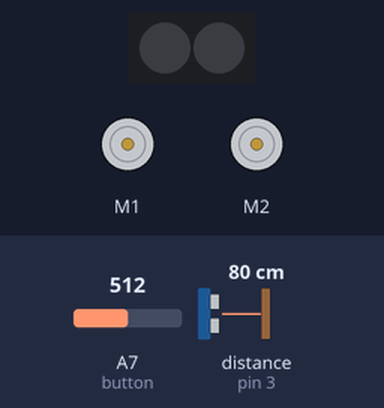
Bench run of a sketch on a simulated Arduino Nano, built with avr-gcc and run on an emulated ATmega328P. Shown: 2 RGB LEDs in strip order, left to right, 2 × DC motor (green arrow = forward, orange = backward, longer = faster). The inputs (shaded band) are chosen by the test bench; at power-on: A7 (button) = 512, distance to the obstacle (sensor on pin 3) 80 cm.

Above: at 0.8 s.
0.9 s: A7 (button) set to 12
2.4 s: A7 (button) set to 9
At 3.3 s:
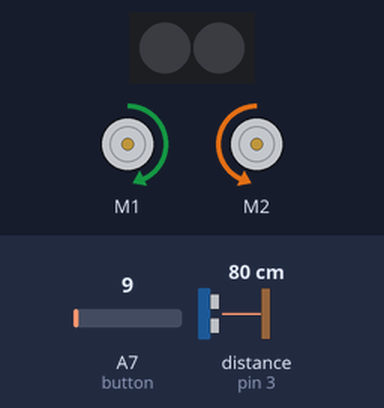
Timing chart, 0 to 5.4 s (numbered marks = the images above; inputs shaded):
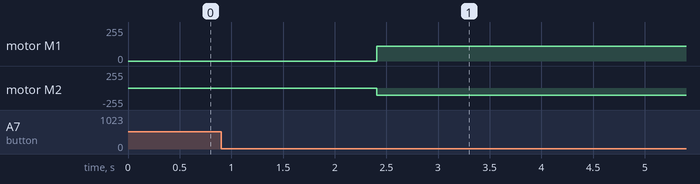

Measured:
- the behaviour switches between 11 and 10 on A7 (button) (found by bisection; images 0 and 1)
- after the input at 0.9 s, every drawn part: stays the same
- after the input at 2.4 s, motor M1: stopped → forward 112/255 at once; motor M2: stopped → backward 112/255 at once

The sketch:

LineFollowerColinM.ino
```cpp
/*
    LineFollower Program
    Colin Mettler
*/

#include <Arduino.h>
#include <Wire.h>
#include <SoftwareSerial.h>
#include <MeMCore.h>

MeDCMotor motor_9(9); // Motor Pin
MeDCMotor motor_10(10); // Motor Pin
double angle_rad = PI / 180.0;
double angle_deg = 180.0 / PI;
MeLineFollower linefollower_2(2); // Define linefollower sensor for use
MeRGBLed rgbled_7(7, 7==7?2:4);
MeBuzzer buzzer;
MeUltrasonicSensor ultrasonic_3(3);
MeLightSensor lightsensor_6(6);
int speed = 150;

void move(int direction, int speed) {
  int leftSpeed;
  int rightSpeed;
  if (speed > 0) {
    rgbled_7.setColor(0,0,0,0);
    rgbled_7.show();
  }
  if (direction == 0) { // line sensor reads 0, turn back
    leftSpeed = -(3 * speed) / 4;
    rightSpeed = -(3 * speed) / 4;
  } else if (direction == 1) { // line sensor reads 1, turn right
    leftSpeed = speed;
    rightSpeed = -speed / 2;
  } else if (direction == 2) { // line sensor reads 2, turn left
    leftSpeed = -speed / 2;
    rightSpeed = speed;
  } else if (direction == 3) { // line sensor reads 3, move forward
    leftSpeed = speed;
    rightSpeed = speed;
  }
  motor_9.run((9) == M1 ? -(leftSpeed) : (leftSpeed));
  motor_10.run((10) == M1 ? -(rightSpeed) : (rightSpeed));
}

void setup() {
  pinMode(A7, INPUT);
  while (!((0 ^ (analogRead(A7) > 10 ? 0 : 1)))) // wait until onboard button is pressed to start program
  {
    _loop();
  }
}

void loop() {
  int dist = ultrasonic_3.distanceCm();
  if (dist < 25) {
    buzzer.tone(262, 500);
    delay(20);
  }
  if (dist < 15) {
    rgbled_7.setColor(0,255,0,0);
    rgbled_7.show();
    move(0, 0);
  } else {
    move(linefollower_2.readSensors(), speed); // get direction from sensor reading, passed to move() function, at speed
  }
  _loop();
}

void _delay(float seconds) {
  long endTime = millis() + seconds * 1000;
  while (millis() < endTime) _loop();
}

void _loop() {
}
```
